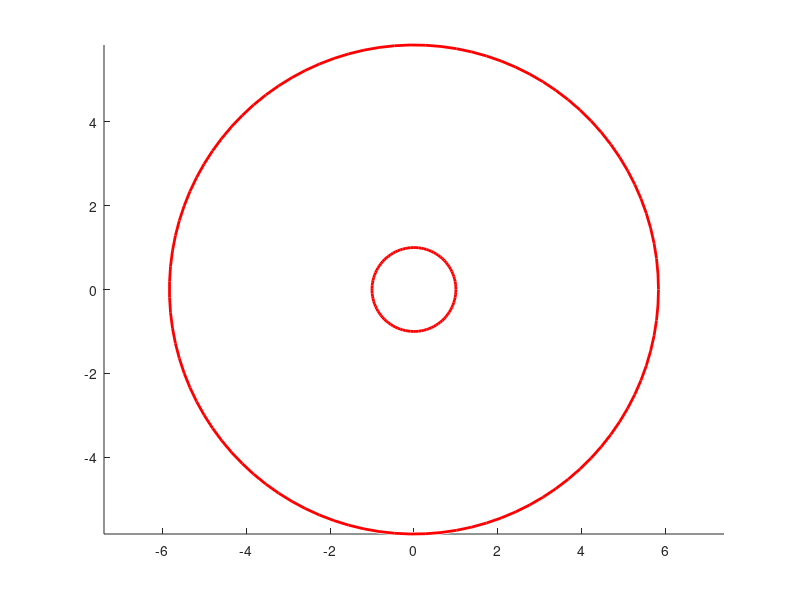

Write MATLAB code to recreate this figure.
% Math 555 Final Exam Q5

% Create c1 and c2
c1 = [0 0];
c2 = [0 0];
N_val = 4;
rc2 = 1;
rc1 = rc2*(sin(pi/N_val) + 1) / (1 - sin(pi/N_val));
viscircles(c1, rc1)
hold on
viscircles(c2, rc2)
hold off
axis('equal')

% Case when c1 and c2 share centers
n = pi / asind((rc1-rc2) / (rc1+rc2))
if rem(n,1) == 0
    for k = 1:n
        rd = (rc1 - rc2) / 2;
        x = (rd+rc2)*cos(2*pi*(k/n));
        y = (rd+rc2)*sin(2*pi*(k/n));                   
        d1 = [x y];
        hold on
        viscircles(d1, rd)
        hold off
    end
end

